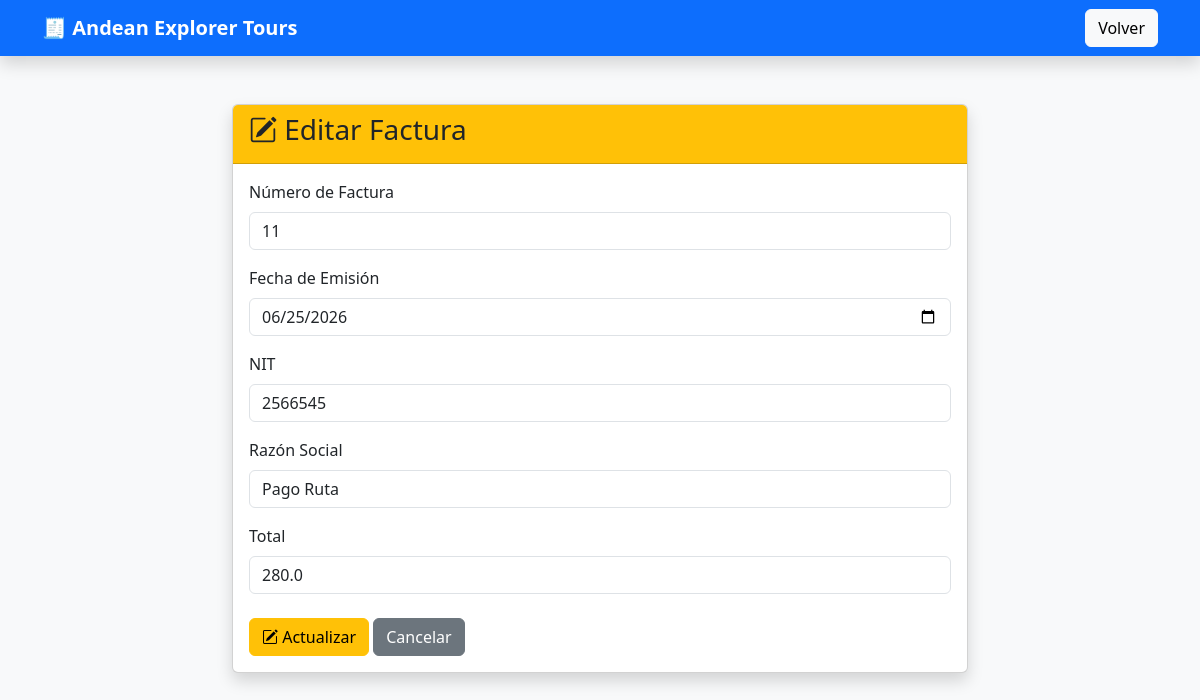
Screenshot of /facturas/editar/1 (signed in) with the database file from the repository.
### app/models/factura.py (models this page shows)
class Factura(db.Model):
    __tablename__ = 'factura'
    id = db.Column(
        db.Integer,
        primary_key=True
    )
    pago_id = db.Column(
        db.Integer,
        db.ForeignKey('pago.id')
    )
    numero_factura = db.Column(
        db.String(30)
    )
    fecha_emision = db.Column(
        db.String(20)
    )
    nit = db.Column(
        db.String(30)
    )
    razon_social = db.Column(
        db.String(100)
    )
    total = db.Column(
        db.Float
    )
    pago = db.relationship(
        'Pago'
    )

### app/blueprints/facturas/routes.py (the view, shortened to what this page needs)
@facturas_bp.route('/facturas/editar/<int:id>',
                    methods=['GET', 'POST'])
@login_required
def editar_factura(id):
    factura = Factura.query.get_or_404(id)
    return render_template(
        'facturas/editar.html',
        factura=factura
    )

### app/templates/facturas/editar.html (shortened to what this page needs)
<!DOCTYPE html>
<html lang="es">
<head>
<link
href="https://cdn.jsdelivr.net/npm/bootstrap@5.3.3/dist/css/bootstrap.min.css"
rel="stylesheet">
<link
href="https://cdn.jsdelivr.net/npm/bootstrap-icons@1.11.3/font/bootstrap-icons.css"
rel="stylesheet">
</head>
<body class="bg-light">
<nav class="navbar navbar-dark bg-primary shadow">
<div class="container">
<span class="navbar-brand fw-bold">
🧾 Andean Explorer Tours
</span>
<a
href="/facturas"
class="btn btn-light">
Volver
</a>
</div>
</nav>
<div class="container mt-5">
<div class="row justify-content-center">
<div class="col-lg-8">
<div class="card shadow">
<div class="card-header bg-warning">
<h3>
<i class="bi bi-pencil-square"></i>
Editar Factura
</h3>
</div>
<div class="card-body">
<form method="POST">
<div class="mb-3">
<label class="form-label">
Número de Factura
</label>
<input
type="text"
name="numero_factura"
value="{{factura.numero_factura}}"
class="form-control"
required>
</div>
<div class="mb-3">
<label class="form-label">
Fecha de Emisión
</label>
<input
type="date"
name="fecha_emision"
value="{{factura.fecha_emision}}"
class="form-control"
required>
</div>
<div class="mb-3">
<label class="form-label">
NIT
</label>
<input
type="text"
name="nit"
value="{{factura.nit}}"
class="form-control"
required>
</div>
<div class="mb-3">
<label class="form-label">
Razón Social
</label>
<input
type="text"
name="razon_social"
value="{{factura.razon_social}}"
class="form-control"
required>
</div>
<div class="mb-4">
<label class="form-label">
Total
</label>
<input
type="number"
step="0.01"
name="total"
value="{{factura.total}}"
class="form-control"
required>
</div>
<button class="btn btn-warning">
<i class="bi bi-pencil-square"></i>
Actualizar
</button>
<a
href="/facturas"
class="btn btn-secondary">
Cancelar
</a>
</form>
</div>
</div>
</div>
</div>
</div>
</body>
</html>

### rows the page displays
Factura: numero_factura "11", fecha_emision "06/25/2026", nit "2566545", razon_social "Pago Ruta", total "280.0"
